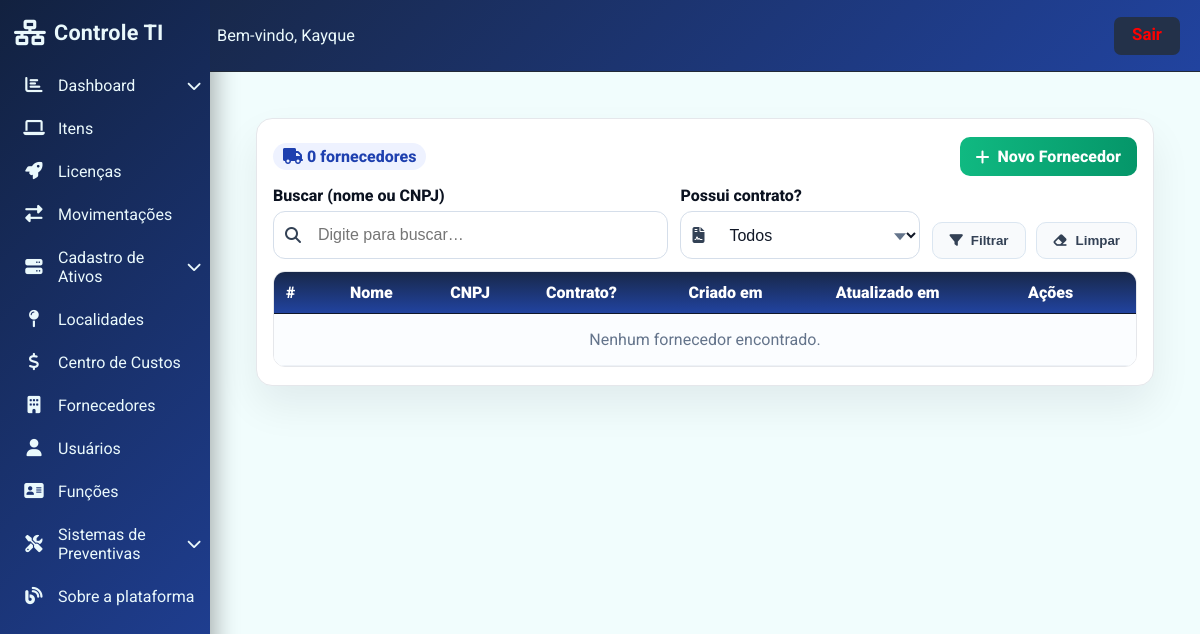
Before: /fornecedores/ (signed in) with the older database file.
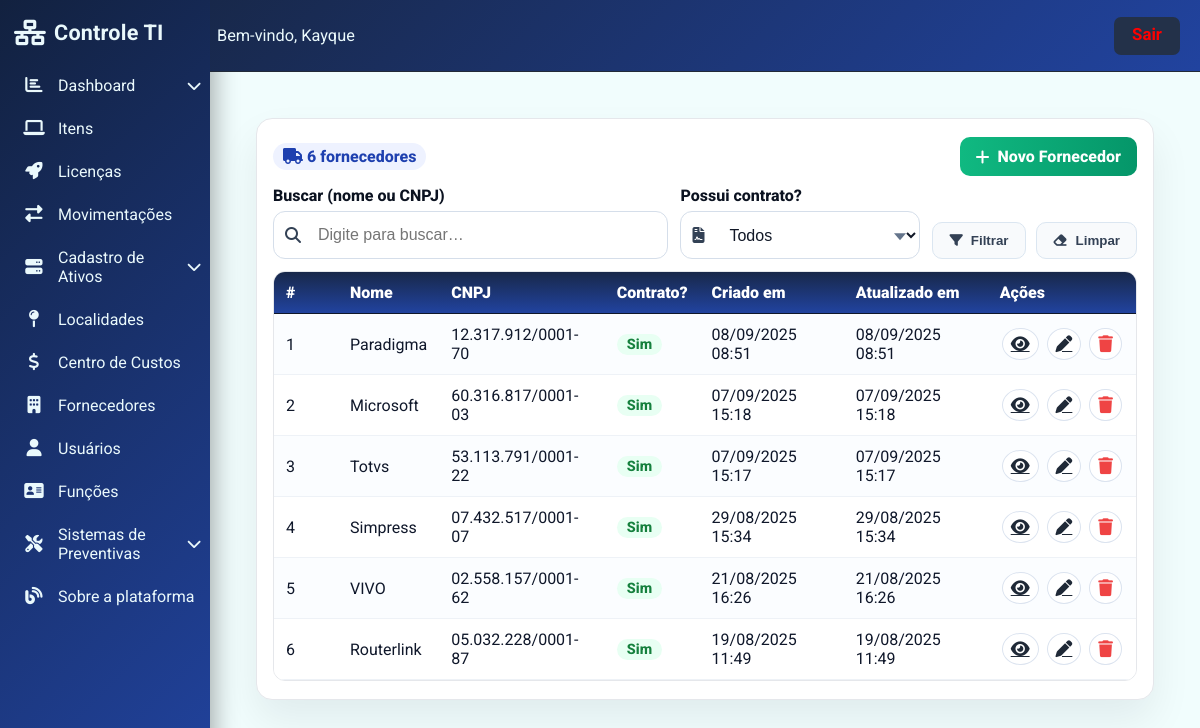
After: the same page with the newer database file.
### ProjetoEstoque/models.py (models this page shows, shortened)
class AuditModel(models.Model):
    criado_por = models.ForeignKey(User, related_name="%(class)s_criador", on_delete=models.SET_NULL, null=True)
    atualizado_por = models.ForeignKey(User, related_name="%(class)s_atualizador", on_delete=models.SET_NULL, null=True)
    created_at = models.DateTimeField(auto_now_add=True)
    updated_at = models.DateTimeField(auto_now=True)
    class Meta:
        abstract = True

class Fornecedor(AuditModel):
    nome = models.CharField(max_length=100)
    cnpj = models.CharField(max_length=18)
    contrato = models.TextField(blank=True, null=True)

### ProjetoEstoque/views.py (the view)
# urls.py: path("fornecedores/", views.fornecedor_list, name="fornecedor_list"),
@login_required
def fornecedor_list(request):
    q = (request.GET.get("q") or "").strip()
    tem_contrato = (request.GET.get("tem_contrato") or "").strip()  # "sim" | "nao" | ""
    qs = Fornecedor.objects.all().order_by("-created_at")
    if q:
        qs = qs.filter(Q(nome__icontains=q) | Q(cnpj__icontains=q))
    if tem_contrato == "sim":
        qs = qs.exclude(contrato__isnull=True).exclude(contrato__exact="")
    elif tem_contrato == "nao":
        qs = qs.filter(Q(contrato__isnull=True) | Q(contrato__exact=""))
    paginator = Paginator(qs, 20)
    page_obj = paginator.get_page(request.GET.get("page"))
    ctx = {
        "fornecedores": page_obj.object_list,
        "page_obj": page_obj,
        "total": qs.count(),
        "q": q,
        "tem_contrato": tem_contrato,
    }
    return render(request, "front/fornecedor_list.html", ctx)

### ProjetoEstoque/templates/front/fornecedor_list.html (shortened to what this page needs)
{% extends 'base.html' %}
{% block content %}
<link rel="stylesheet" href="https://cdnjs.cloudflare.com/ajax/libs/font-awesome/6.4.2/css/all.min.css"/>
<div class="page">
  <div class="panel">
    <div class="top-actions">
      <div class="metrics">
        <span class="badge"><i class="fa fa-truck"></i> {{ total }} fornecedores</span>
      </div>
      <div style="display:flex;gap:10px">
        <a class="btn btn-add" href="{% url 'fornecedor_create' %}"><i class="fa fa-plus"></i> Novo Fornecedor</a>
      </div>
    </div>
    <form class="filtros" method="get" id="fForm" autocomplete="off">
      <div class="group">
        <label style="color: #0b1220;">Buscar (nome ou CNPJ)</label>
        <div class="filtro-icon-input">
          <span class="ico"><i class="fa fa-search"></i></span>
          <input type="text" name="q" class="ctrl" placeholder="Digite para buscar…" value="{{ q|default:'' }}">
        </div>
      </div>
      <div class="group">
        <label style="color: #0b1220;">Possui contrato?</label>
        <div class="filtro-icon-input select-wrapper">
          <span class="ico"><i class="fa fa-file-contract"></i></span>
          <select name="tem_contrato" class="ctrl" onchange="document.getElementById('fForm').submit()">
            <option value="">Todos</option>
          </select>
        </div>
      </div>
      <div style="display:flex;gap:10px;justify-content:flex-end">
        <button class="btn btn-light" type="submit"><i class="fa fa-filter"></i> Filtrar</button>
        <button class="btn btn-light" type="button" id="btnClear"><i class="fa fa-eraser"></i> Limpar</button>
      </div>
    </form>
    <div class="table-wrap">
      <table>
        <thead>
          <tr>
            <th style="width:64px">#</th>
            <th>Nome</th>
            <th>CNPJ</th>
            <th>Contrato?</th>
            <th>Criado em</th>
            <th>Atualizado em</th>
            <th style="width:120px">Ações</th>
          </tr>
        </thead>
        <tbody>
          {% for obj in fornecedores %}
          <tr>
            <td>{{ forloop.counter0|add:page_obj.start_index }}</td>
            <td>{{ obj.nome }}</td>
            <td>{{ obj.cnpj|default:"-" }}</td>
            <td>
              {% if obj.contrato %}
                <span class="badge-contrato sim">Sim</span>
              {% else %}
                <span class="badge-contrato nao">Não</span>
              {% endif %}
            </td>
            <td>{{ obj.created_at|date:"d/m/Y H:i" }}</td>
            <td>{{ obj.updated_at|date:"d/m/Y H:i" }}</td>
            <td class="td-acoes">
              <a class="icon-btn" title="Detalhar" href="{% url 'fornecedor_detail' obj.pk %}"><i class="fa fa-eye"></i></a>
              <a class="icon-btn" title="Editar" href="{% url 'fornecedor_update' obj.pk %}"><i class="fa fa-pen"></i></a>
              <button class="icon-btn delete" title="Excluir"
                      onclick="openDeleteModal('{{ obj.pk }}','{{ obj.nome|escapejs }}')"><i class="fa fa-trash"></i></button>
            </td>
          </tr>
          {% empty %}
          <tr><td colspan="7" style="text-align:center;color:#64748b;padding:16px">Nenhum fornecedor encontrado.</td></tr>
          {% endfor %}
        </tbody>
      </table>
    </div>
  </div>
</div>
{% endblock %}

### ProjetoEstoque/templates/base.html (shortened to what this page needs)
{% load static %}
<!DOCTYPE html>
<html lang="pt-br">
<head>
  <link rel="stylesheet" href="https://cdnjs.cloudflare.com/ajax/libs/font-awesome/6.4.2/css/all.min.css">
</head>
<body>
  <div class="layout">
    <div class="sidebar" id="sidebarMenu">
      <div class="sidebar-logo">
        <i class="fas fa-network-wired"></i>
        Controle TI
      </div>
      <nav class="sidebar-menu">
        <div class="sidebar-link-with-sub">
          <a class="sidebar-link" href="#" onclick="toggleSubmenu(event, 'dashboard-sub')">
            <i class="fas fa-chart-bar"></i> Dashboard <i class="fas fa-chevron-down" style="margin-left:auto;font-size:0.92em;"></i>
          </a>
        </div>
        <a class="sidebar-link" href="{% url 'equipamentos_list' %}"><i class="fas fa-laptop"></i> Itens</a>
         <a class="sidebar-link" href="{% url 'licenca_list' %}"><i class="fa-solid fa-rocket"></i> Licenças</a>
        <a href="{% url 'movimentacao_list' %}" class="sidebar-link"><i class="fa fa-exchange-alt"></i> Movimentações</a>
        <div class="sidebar-link-with-sub">
          <a class="sidebar-link" href="#" onclick="toggleSubmenu(event, 'ativos-sub')">
            <i class="fas fa-server"></i> Cadastro de Ativos <i class="fas fa-chevron-down" style="margin-left:auto;font-size:0.92em;"></i>
          </a>
        </div>
        <a class="sidebar-link" href="{% url 'localidade_list' %}"><i class="fas fa-map-pin"></i> Localidades</a>
        <a class="sidebar-link" href="{% url 'centrocusto_list' %}"><i class="fas fa-dollar-sign"></i> Centro de Custos</a>
        <a class="sidebar-link" href="{% url 'fornecedor_list' %}"><i class="fas fa-building"></i> Fornecedores</a>
        <a class="sidebar-link" href="{% url 'usuario_list' %}"><i class="fas fa-user"></i> Usuários</a>
        <a class="sidebar-link" href="{% url 'usuario_list' %}"><i class="fa-solid fa-address-card"></i> Funções</a>
          <div class="sidebar-link-with-sub">
          <a class="sidebar-link" href="#" onclick="toggleSubmenu(event, 'preventivas-sub')">
            <i class="fas fa-screwdriver-wrench"></i> Sistemas de Preventivas <i class="fas fa-chevron-down" style="margin-left:auto;font-size:0.92em;"></i>
          </a>
        </div>
        <a class="sidebar-link" href="{% url 'sobre_plataforma' %}"><i class="fas fa-blog"></i> Sobre a plataforma</a>
      </nav>
    </div>
    <div style="flex:1; display:flex; flex-direction:column;">
      <div class="header">
        <div class="header-main">
          <span class="header-user">Bem-vindo, Kayque</span>
        </div>
        <a  style="text-decoration: none; color: red;" href="{% url 'login' %}" class="btn-sair">Sair</a>
      </div>
      <div class="main-content">
          {% block content %}
          {% endblock %}
      </div>
    </div>
  </div>
</body>
</html>

### ProjetoEstoque/templates/base.html (style rules this page uses)
:root { --sidebar-bg: linear-gradient(135deg, #12213f 0%, #21439f 100%); --sidebar-active: #62718c; --sidebar-txt: #eaf9fc; --sidebar-txt-active: #eaf9fc ; --sidebar-logo: #eaf9fc; --sidebar-sair: #ff6868; --sidebar-sair-icon: #50aaff; --main-bg: linear-gradient(120deg, #181f2a 0%, #253049 100%); --main-bg-solid: #181f2a; --border-color: #222a38; --txt-main: #f0f5ff; --txt-muted: #90a4bf; --header-bg: linear-gradient(135deg, #18284a 0%, #21439f 100%); --header-txt: #f0f5ff; --btn-sair-bg: #233149; --btn-sair-txt: #fff; }
html, body { height: 100%; margin: 0; padding: 0; }
body { font-family: 'Roboto', Arial, sans-serif; background: var(--main-bg); color: var(--txt-main); min-height: 100vh; }
.layout { display: flex; height: 100vh; }
.sidebar { width: 210px; background: var(--sidebar-bg); color: var(--sidebar-txt); display: flex; flex-direction: column; padding-top: 20px; position: fixed; left: 0; top: 0; bottom: 0; height: 100vh; z-index: 220; transition: left 0.22s cubic-bezier(.7,.22,.2,1); box-shadow: 4px 0 24px #0005; }
.sidebar-logo { font-size: 1.35rem; font-weight: bold; color: var(--sidebar-logo); display: flex; align-items: center; gap: 8px; margin-bottom: 20px; margin-left: 14px; letter-spacing: 0.2px; }
.sidebar-logo i { font-size: 1.18em; color: var(--sidebar-logo); }
.sidebar-menu { flex: 1; display: flex; flex-direction: column; gap: 2px; margin-left: 0; margin-right: 0; }
.sidebar-link { padding: 10px 0 10px 18px; color: var(--sidebar-txt); font-size: 1rem; display: flex; align-items: center; gap: 13px; border-radius: 9px; margin: 1px 5px; text-decoration: none; font-weight: 400; transition: background 0.09s, color 0.12s; position: relative; }
.sidebar-link i { font-size: 1.08em; min-width: 22px; text-align: center; transition: color 0.18s; color: #eaf9fc !important; }
.header { background: var(--header-bg); border-bottom: 1px solid var(--border-color); display: flex; align-items: center; height: 72px; padding: 0 20px 0 0; justify-content: flex-start; position: fixed; top: 0; left: 0; width: 100vw; z-index: 300; box-sizing: border-box; }
.header-main { display: flex; align-items: center; min-width: 0; gap: 10px; flex: 1; }
.header-user { color: #eaf9fc; font-size: 1.02rem; font-weight: 400; margin-left: 7px; white-space: nowrap; }
.btn-sair { padding: 7px 18px; background: var(--btn-sair-bg); color: var(--btn-sair-txt); border: none; border-radius: 7px; font-weight: bold; font-size: 1.05rem; cursor: pointer; margin-left: 13px; transition: background .12s; height: 38px; align-self: center; }
.main-content { padding: 24px 32px 0 32px; background: #f1fdfd; min-height: 0; flex: 1 1 auto; width: 100%; margin-left: 210px; margin-top: 72px; height: calc(100vh - 72px); overflow-y: auto; box-sizing: border-box; transition: margin-left 0.3s; }
@media (min-width: 901px) { .sidebar { left: 0; position: relative; width: 210px; } }
@media (min-width: 901px) { .main-content { margin-left: 0px; } }
.header { background: var(--header-bg); border-bottom: 1px solid var(--border-color); display: flex; align-items: center; height: 72px; padding: 0 20px 0 0; justify-content: flex-start; position: fixed; top: 0; left: 210px; width: calc(100vw - 210px); z-index: 300; box-sizing: border-box; }

Changed rows visible on the page:
added Fornecedor: nome "Paradigma", cnpj "12.317.912/0001-70", contrato "Sim", created_at "08/09/2025 08:51", updated_at "08/09/2025 08:51"
added Fornecedor: nome "Microsoft", cnpj "60.316.817/0001-03", contrato "Sim", created_at "07/09/2025 15:18", updated_at "07/09/2025 15:18"
added Fornecedor: nome "Totvs", cnpj "53.113.791/0001-22", contrato "Sim", created_at "07/09/2025 15:17", updated_at "07/09/2025 15:17"
added Fornecedor: nome "Simpress", cnpj "07.432.517/0001-07", contrato "Sim", created_at "29/08/2025 15:34", updated_at "29/08/2025 15:34"
added Fornecedor: nome "VIVO", cnpj "02.558.157/0001-62", contrato "Sim", created_at "21/08/2025 16:26", updated_at "21/08/2025 16:26"
added Fornecedor: nome "Routerlink", cnpj "05.032.228/0001-87", contrato "Sim", created_at "19/08/2025 11:49", updated_at "19/08/2025 11:49"
Other visible differences:
{{ total }}: "0" → "6"
text no longer shown: "Nenhum fornecedor encontrado."
